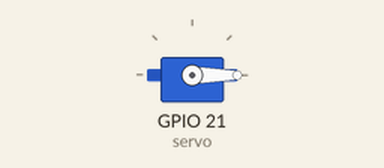
Recording of a sketch running on a simulated ESP32. Parts: servo.

Above: at 0.05 s.
At 4.0 s:
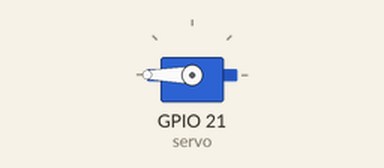
Timing chart, 0 to 5.2 s (numbered marks = the images above):
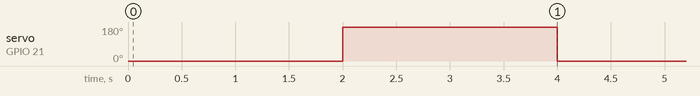

Measured:
- by itself, servo on GPIO 21 (servo): alternates 180° for 2.0 s and 0° for 2.0 s

The sketch:

PruebaSG90.ino
```cpp
//Instalar librería ESP32Servo by Kevin Harringtong
#include <ESP32Servo.h>

Servo servo;

void setup() {
  servo.attach(21);   //
}

void loop() {
  servo.write(0);     // Ir a 0 grados
  delay(2000);

  servo.write(180);   // Ir a 180 grados
  delay(2000);
}
```
